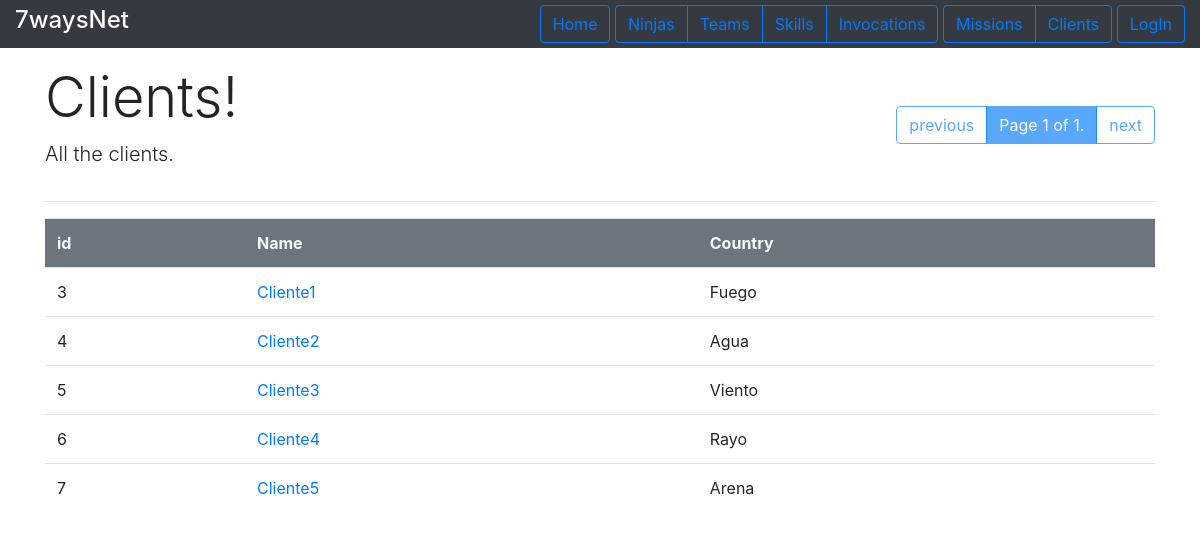
/missions/allClients/, run on the app's committed database.
### missions/models.py (models this page shows, shortened)
class Client(models.Model):
    name = models.CharField(max_length=200)
    country = models.CharField(max_length=200)
    user = models.OneToOneField(User,on_delete=models.CASCADE)

### missions/views.py (the view)
# urls.py: path('allClients/', views.ShowAllClientsView.as_view(), name='show_all_clients'),
class ShowAllClientsView(generic.ListView):
    template_name = 'missions/show_all_clients.html'
    context_object_name = 'all_clients_list'
    paginate_by= 5
    def get_queryset(self):
        return Client.objects.all()

### missions/templates/missions/show_all_clients.html (shortened to what this page needs)
{%extends 'base_list.html'%}
{% block listheader %}
    <div>
        <h1 class="display-4"> Clients! </h1>
        <p class="lead"> All the clients.</p>
    </div>
{% endblock %}
{%  block content %}
{% if all_clients_list %}
    <table class="table">
        <tr class="bg-secondary text-light ">
            <th>id</th><th>Name</th><th>Country</th>
        </tr>
        {% for client in all_clients_list %}
            <tr>
                <td> {{client.id}}</td>
                <td><a href="{% url 'missions:profile' client.pk %}"> {{client.name}}</a></td>
                <td>{{client.country}} </td>
            </tr>
        {% endfor %}
    </table>
{% else %}
    <p>No clients in database.</p>
{% endif %}
{% endblock%}

### data on the page
Client: id "3", name "Cliente1", country "Fuego"
Client: id "4", name "Cliente2", country "Agua"
Client: id "5", name "Cliente3", country "Viento"
Client: id "6", name "Cliente4", country "Rayo"
Client: id "7", name "Cliente5", country "Arena"

### other printed values
{{ page_obj.number }} "1"
{{ page_obj.paginator.num_pages }} "1"
